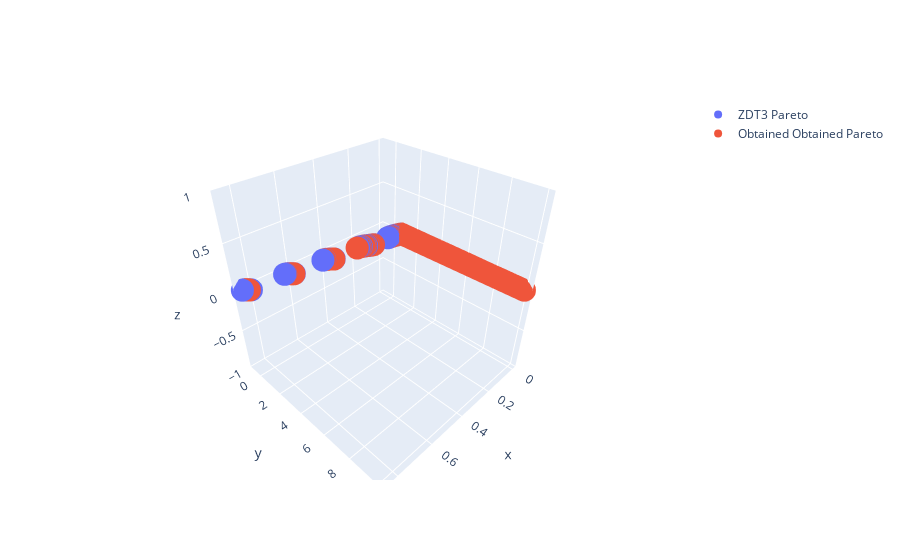

This figure's notebook cell:
### Code cell
multi_obj.plot_pareto_front_3d(problem.pareto_front(), fit_scores, 'Obtained', 'ZDT3')
